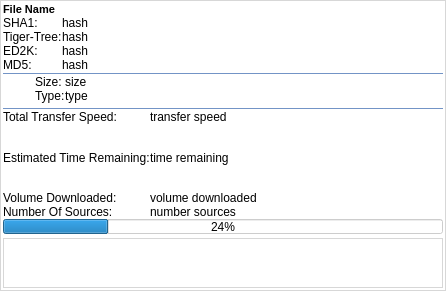
<?xml version="1.0" encoding="UTF-8"?>
<ui version="4.0">
 <class>DialogTransferProgressTooltip</class>
 <widget class="QDialog" name="DialogTransferProgressTooltip">
  <property name="geometry">
   <rect>
    <x>0</x>
    <y>0</y>
    <width>446</width>
    <height>291</height>
   </rect>
  </property>
  <property name="minimumSize">
   <size>
    <width>446</width>
    <height>291</height>
   </size>
  </property>
  <property name="maximumSize">
   <size>
    <width>446</width>
    <height>291</height>
   </size>
  </property>
  <property name="windowTitle">
   <string>Dialog</string>
  </property>
  <property name="autoFillBackground">
   <bool>false</bool>
  </property>
  <property name="styleSheet">
   <string notr="true">background-color: rgba(255, 255, 255,175);</string>
  </property>
  <layout class="QGridLayout" name="gridLayout">
   <property name="margin">
    <number>0</number>
   </property>
   <property name="spacing">
    <number>0</number>
   </property>
   <item row="0" column="0">
    <widget class="QFrame" name="frameTransferProgressTooltip">
     <property name="autoFillBackground">
      <bool>false</bool>
     </property>
     <property name="styleSheet">
      <string notr="true">background-color: rgba(255, 255, 255,175);</string>
     </property>
     <property name="frameShape">
      <enum>QFrame::StyledPanel</enum>
     </property>
     <property name="frameShadow">
      <enum>QFrame::Plain</enum>
     </property>
     <layout class="QGridLayout" name="gridLayout_2">
      <property name="margin">
       <number>2</number>
      </property>
      <property name="spacing">
       <number>0</number>
      </property>
      <item row="11" column="0" rowspan="2" colspan="4">
       <widget class="Line" name="lineSplitHashDetails">
        <property name="styleSheet">
         <string notr="true">color: rgb(115, 148, 198);</string>
        </property>
        <property name="frameShadow">
         <enum>QFrame::Plain</enum>
        </property>
        <property name="orientation">
         <enum>Qt::Horizontal</enum>
        </property>
       </widget>
      </item>
      <item row="17" column="0" colspan="4">
       <widget class="Line" name="lineSplitDetailsTransfer">
        <property name="styleSheet">
         <string notr="true">color: rgb(115, 148, 198);</string>
        </property>
        <property name="frameShadow">
         <enum>QFrame::Plain</enum>
        </property>
        <property name="orientation">
         <enum>Qt::Horizontal</enum>
        </property>
       </widget>
      </item>
      <item row="0" column="0">
       <widget class="QLabel" name="labelFileName">
        <property name="styleSheet">
         <string notr="true"/>
        </property>
        <property name="text">
         <string>&lt;!DOCTYPE HTML PUBLIC &quot;-//W3C//DTD HTML 4.0//EN&quot; &quot;http://www.w3.org/TR/REC-html40/strict.dtd&quot;&gt;
&lt;html&gt;&lt;head&gt;&lt;meta name=&quot;qrichtext&quot; content=&quot;1&quot; /&gt;&lt;style type=&quot;text/css&quot;&gt;
p, li { white-space: pre-wrap; }
&lt;/style&gt;&lt;/head&gt;&lt;body style=&quot; font-family:'MS Shell Dlg 2'; font-size:8.25pt; font-weight:400; font-style:normal;&quot;&gt;
&lt;p style=&quot; margin-top:0px; margin-bottom:0px; margin-left:0px; margin-right:0px; -qt-block-indent:0; text-indent:0px;&quot;&gt;&lt;span style=&quot; font-size:8pt; font-weight:600;&quot;&gt;File Name&lt;/span&gt;&lt;/p&gt;&lt;/body&gt;&lt;/html&gt;</string>
        </property>
       </widget>
      </item>
      <item row="16" column="0" colspan="4">
       <layout class="QGridLayout" name="gridLayoutFileDetails">
        <item row="0" column="0" rowspan="3">
         <widget class="QLabel" name="labelFileIcon">
          <property name="minimumSize">
           <size>
            <width>32</width>
            <height>32</height>
           </size>
          </property>
          <property name="maximumSize">
           <size>
            <width>32</width>
            <height>32</height>
           </size>
          </property>
          <property name="text">
           <string/>
          </property>
          <property name="pixmap">
           <pixmap resource="Resource.qrc">:/Resource/Quazaa.png</pixmap>
          </property>
          <property name="scaledContents">
           <bool>true</bool>
          </property>
         </widget>
        </item>
        <item row="0" column="1">
         <widget class="QLabel" name="labelStaticSize">
          <property name="text">
           <string>Size:</string>
          </property>
         </widget>
        </item>
        <item row="1" column="1">
         <widget class="QLabel" name="labelStaticType">
          <property name="text">
           <string>Type:</string>
          </property>
         </widget>
        </item>
        <item row="0" column="2">
         <widget class="QLabel" name="labelSize">
          <property name="sizePolicy">
           <sizepolicy hsizetype="Expanding" vsizetype="Preferred">
            <horstretch>0</horstretch>
            <verstretch>0</verstretch>
           </sizepolicy>
          </property>
          <property name="text">
           <string>size</string>
          </property>
         </widget>
        </item>
        <item row="1" column="2">
         <widget class="QLabel" name="labelType">
          <property name="sizePolicy">
           <sizepolicy hsizetype="Expanding" vsizetype="Preferred">
            <horstretch>0</horstretch>
            <verstretch>0</verstretch>
           </sizepolicy>
          </property>
          <property name="text">
           <string>type</string>
          </property>
         </widget>
        </item>
       </layout>
      </item>
      <item row="18" column="0">
       <layout class="QGridLayout" name="gridLayoutTransfer">
        <item row="0" column="0">
         <widget class="QLabel" name="labelStaticTransferSpeed">
          <property name="text">
           <string>Total Transfer Speed:</string>
          </property>
         </widget>
        </item>
        <item row="1" column="0">
         <widget class="QLabel" name="labelStaticTimeRemaining">
          <property name="text">
           <string>Estimated Time Remaining:</string>
          </property>
         </widget>
        </item>
        <item row="2" column="0">
         <widget class="QLabel" name="labelStaticVolumeDownloaded">
          <property name="text">
           <string>Volume Downloaded:</string>
          </property>
         </widget>
        </item>
        <item row="0" column="1">
         <widget class="QLabel" name="labelTransferSpeed">
          <property name="sizePolicy">
           <sizepolicy hsizetype="Expanding" vsizetype="Preferred">
            <horstretch>0</horstretch>
            <verstretch>0</verstretch>
           </sizepolicy>
          </property>
          <property name="text">
           <string>transfer speed</string>
          </property>
         </widget>
        </item>
        <item row="1" column="1">
         <widget class="QLabel" name="labelTimeRemaining">
          <property name="sizePolicy">
           <sizepolicy hsizetype="Preferred" vsizetype="Expanding">
            <horstretch>0</horstretch>
            <verstretch>0</verstretch>
           </sizepolicy>
          </property>
          <property name="text">
           <string>time remaining</string>
          </property>
         </widget>
        </item>
        <item row="2" column="1">
         <widget class="QLabel" name="labelVolumeDownloaded">
          <property name="sizePolicy">
           <sizepolicy hsizetype="Expanding" vsizetype="Preferred">
            <horstretch>0</horstretch>
            <verstretch>0</verstretch>
           </sizepolicy>
          </property>
          <property name="text">
           <string>volume downloaded</string>
          </property>
         </widget>
        </item>
        <item row="3" column="1">
         <widget class="QLabel" name="labelNumberSources">
          <property name="sizePolicy">
           <sizepolicy hsizetype="Expanding" vsizetype="Preferred">
            <horstretch>0</horstretch>
            <verstretch>0</verstretch>
           </sizepolicy>
          </property>
          <property name="text">
           <string>number sources</string>
          </property>
         </widget>
        </item>
        <item row="3" column="0">
         <widget class="QLabel" name="labelStaticNumberSources">
          <property name="text">
           <string>Number Of Sources:</string>
          </property>
         </widget>
        </item>
       </layout>
      </item>
      <item row="1" column="0">
       <layout class="QGridLayout" name="gridLayoutHashes">
        <item row="0" column="0">
         <widget class="QLabel" name="labelSHA1">
          <property name="text">
           <string>SHA1:</string>
          </property>
         </widget>
        </item>
        <item row="1" column="0">
         <widget class="QLabel" name="labelTigerTree">
          <property name="text">
           <string>Tiger-Tree:</string>
          </property>
         </widget>
        </item>
        <item row="2" column="0">
         <widget class="QLabel" name="labelED2K">
          <property name="text">
           <string>ED2K:</string>
          </property>
         </widget>
        </item>
        <item row="3" column="0">
         <widget class="QLabel" name="labelMD5">
          <property name="text">
           <string>MD5:</string>
          </property>
         </widget>
        </item>
        <item row="0" column="1">
         <widget class="QLabel" name="labelSHA1Hash">
          <property name="sizePolicy">
           <sizepolicy hsizetype="Expanding" vsizetype="Preferred">
            <horstretch>0</horstretch>
            <verstretch>0</verstretch>
           </sizepolicy>
          </property>
          <property name="text">
           <string>hash</string>
          </property>
         </widget>
        </item>
        <item row="1" column="1">
         <widget class="QLabel" name="labelTigerTreeHash">
          <property name="sizePolicy">
           <sizepolicy hsizetype="Expanding" vsizetype="Preferred">
            <horstretch>0</horstretch>
            <verstretch>0</verstretch>
           </sizepolicy>
          </property>
          <property name="text">
           <string>hash</string>
          </property>
         </widget>
        </item>
        <item row="2" column="1">
         <widget class="QLabel" name="labelED2KHash">
          <property name="sizePolicy">
           <sizepolicy hsizetype="Expanding" vsizetype="Preferred">
            <horstretch>0</horstretch>
            <verstretch>0</verstretch>
           </sizepolicy>
          </property>
          <property name="text">
           <string>hash</string>
          </property>
         </widget>
        </item>
        <item row="3" column="1">
         <widget class="QLabel" name="labelMD5Hash">
          <property name="sizePolicy">
           <sizepolicy hsizetype="Expanding" vsizetype="Preferred">
            <horstretch>0</horstretch>
            <verstretch>0</verstretch>
           </sizepolicy>
          </property>
          <property name="text">
           <string>hash</string>
          </property>
         </widget>
        </item>
       </layout>
      </item>
      <item row="19" column="0">
       <layout class="QGridLayout" name="gridLayoutProgress">
        <property name="spacing">
         <number>4</number>
        </property>
        <item row="0" column="0">
         <widget class="QProgressBar" name="progressBarProgress">
          <property name="maximumSize">
           <size>
            <width>16777215</width>
            <height>15</height>
           </size>
          </property>
          <property name="value">
           <number>24</number>
          </property>
         </widget>
        </item>
        <item row="1" column="0">
         <widget class="QGraphicsView" name="graphicsViewGraph">
          <property name="maximumSize">
           <size>
            <width>16777215</width>
            <height>50</height>
           </size>
          </property>
         </widget>
        </item>
       </layout>
      </item>
     </layout>
    </widget>
   </item>
  </layout>
 </widget>
 <resources>
  <include location="Resource.qrc"/>
 </resources>
 <connections/>
</ui>
